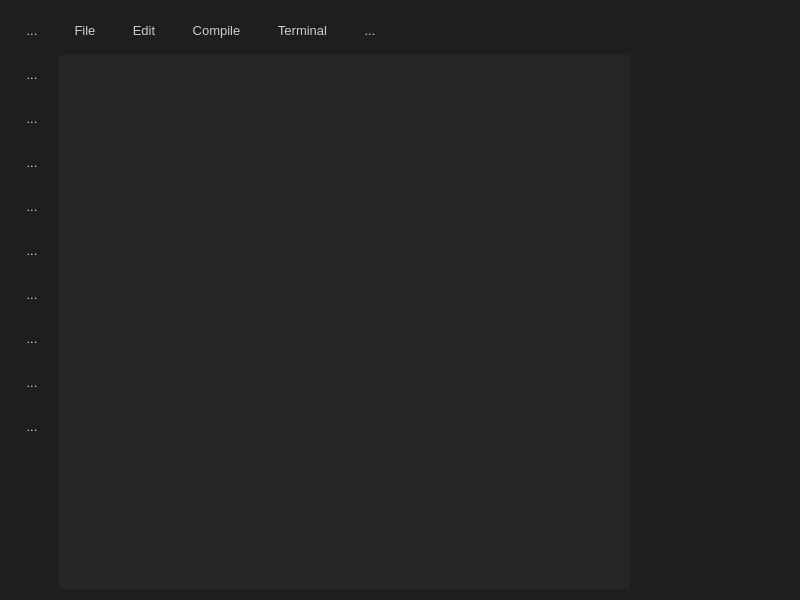
<?xml version="1.0" encoding="UTF-8"?>
<ui version="4.0">
 <class>Widget</class>
 <widget class="QWidget" name="Widget">
  <property name="enabled">
   <bool>true</bool>
  </property>
  <property name="geometry">
   <rect>
    <x>0</x>
    <y>0</y>
    <width>800</width>
    <height>600</height>
   </rect>
  </property>
  <property name="windowTitle">
   <string>Juan Studio Code</string>
  </property>
  <property name="windowIcon">
   <iconset>
    <normaloff>logoJSC.ico</normaloff>logoJSC.ico</iconset>
  </property>
  <property name="styleSheet">
   <string notr="true">/* --- ESTILOS GENERALES --- */
QWidget {
    background-color: #1e1e1e;
    color: #cccccc;
    font-family: &quot;Segoe UI&quot;, &quot;San Francisco&quot;, sans-serif;
    font-size: 13px;
}

/* --- BARRA SUPERIOR --- */
QToolButton {
    background-color: transparent;
    color: #cccccc;
    border: none;
    padding: 6px 12px;
    margin: 2px;
    border-radius: 4px;
}

QToolButton:hover {
    background-color: #3e3e42;
    color: #ffffff;
}

QToolButton::menu-indicator {
    image: none; 
}

/* --- SPLITTER --- */
QSplitter::handle {
    background-color: #1e1e1e;
}
QSplitter::handle:horizontal {
    border-left: 1px solid #252526;
    width: 2px;
}
QSplitter::handle:vertical {
    border-top: 1px solid #252526;
    height: 2px;
}
QSplitter::handle:hover {
    background-color: #007acc;
}

/* --- BARRA LATERAL (Project Explorer) --- */
QTreeView {
    background-color: #252526;
    color: #cccccc;
    border: none;
    outline: none;
}

QTreeView::item {
    padding: 4px;
    border-radius: 3px;
}

QTreeView::item:hover {
    background-color: #2a2d2e;
    color: #ffffff;
}

QTreeView::item:selected {
    background-color: #37373d;
    color: #ffffff;
}

/* --- PESTAÑAS PRINCIPALES (EDITOR) --- */
QTabWidget::pane {
    border: none;
    background-color: #1e1e1e;
}

QTabBar::tab {
    background-color: #2d2d2d;
    color: #858585;
    padding: 8px 20px;
    border: none;
    border-right: 1px solid #1e1e1e;
}

QTabBar::tab:selected {
    background-color: #1e1e1e;
    color: #ffffff;
    border-top: 2px solid #007acc;
}

QTabBar::tab:hover:!selected {
    background-color: #333333;
    color: #cccccc;
}

/* --- EDITOR DE CÓDIGO --- */
QPlainTextEdit {
    background-color: #1e1e1e;
    color: #d4d4d4;
    font-family: &quot;Consolas&quot;, &quot;Courier New&quot;, monospace;
    font-size: 14px;
    border: none;
    padding: 5px;
    selection-background-color: #264f78;
}

/* --- PANEL INFERIOR (Terminal y Análisis) --- */
QTabWidget#bottomTabs::pane {
    border: none;
    background-color: #181818;
}

QTabWidget#bottomTabs QTabBar {
    background-color: #1e1e1e;
}

QTabWidget#bottomTabs QTabBar::tab {
    background-color: #2d2d2d;
    color: #858585;
    padding: 5px 15px;
    font-size: 11px;
    border-right: 1px solid #181818;
    border-top: none;
}

QTabWidget#bottomTabs QTabBar::tab:selected {
    background-color: #181818;
    color: white;
    border-bottom: 2px solid #007acc;
}

QTabWidget#bottomTabs QPlainTextEdit {
    background-color: #181818;
    padding: 10px;
}

/* --- SCROLLBARS --- */
QScrollBar:vertical, QScrollBar:horizontal {
    border: none;
    background: transparent;
    width: 12px;
    height: 12px;
    margin: 0px;
}

QScrollBar::handle:vertical, QScrollBar::handle:horizontal {
    background: #424242;
    border-radius: 5px;
    min-height: 20px;
    min-width: 20px;
    margin: 2px;
}

QScrollBar::handle:vertical:hover, QScrollBar::handle:horizontal:hover {
    background: #4f4f4f; 
}

QScrollBar::add-line, QScrollBar::sub-line, QScrollBar::add-page, QScrollBar::sub-page {
    background: none;
    border: none;
    height: 0px;
    width: 0px;
}

/* --- ACTIVITY BAR --- */
QToolButton {
    background-color: transparent;
    border: none;
    padding: 8px;
    border-radius: 4px;
}

QToolButton:hover {
    background-color: #333333; 
}

QToolButton:checked {
    border-left: 2px solid #007acc; 
    background-color: #1e1e1e;
}
/* --- BARRA DE ESTADO DEL EDITOR (Ln, Col, UTF-8) --- */
QWidget#editorStatusBar {
    background-color: #1e1e1e; /* Mismo fondo que el editor de código */
    border-top: 1px solid #2d2d2d; /* Línea divisoria súper fina y elegante */
}

QWidget#editorStatusBar QLabel {
    color: #858585; /* Gris tenue en lugar de blanco para no distraer la vista */
    font-family: &quot;Segoe UI&quot;, &quot;San Francisco&quot;, sans-serif;
    font-size: 11px;
    padding: 2px 6px;
}

QWidget#editorStatusBar QLabel:hover {
    background-color: #2d2d2d; /* Fondo gris sutil al pasar el mouse */
    color: #cccccc; /* El texto se aclara ligeramente para dar feedback interactivo */
    border-radius: 3px;
}</string>
  </property>
  <layout class="QGridLayout" name="gridLayout_2">
   <item row="0" column="1">
    <widget class="QToolButton" name="fileButton">
     <property name="text">
      <string>File</string>
     </property>
    </widget>
   </item>
   <item row="1" column="1" colspan="8">
    <widget class="QSplitter" name="splitter">
     <property name="orientation">
      <enum>Qt::Orientation::Horizontal</enum>
     </property>
     <widget class="QTreeView" name="treeView">
      <property name="sizePolicy">
       <sizepolicy hsizetype="Preferred" vsizetype="Expanding">
        <horstretch>0</horstretch>
        <verstretch>0</verstretch>
       </sizepolicy>
      </property>
     </widget>
     <widget class="QTabWidget" name="tabWidget">
      <property name="currentIndex">
       <number>-1</number>
      </property>
     </widget>
    </widget>
   </item>
   <item row="0" column="0" rowspan="2">
    <layout class="QVBoxLayout" name="verticalLayout">
     <item>
      <widget class="QToolButton" name="newDirectoryButton">
       <property name="text">
        <string>...</string>
       </property>
      </widget>
     </item>
     <item>
      <widget class="QToolButton" name="saveAsFileButton">
       <property name="text">
        <string>...</string>
       </property>
      </widget>
     </item>
     <item>
      <widget class="QToolButton" name="saveFileButton">
       <property name="text">
        <string>...</string>
       </property>
      </widget>
     </item>
     <item>
      <widget class="QToolButton" name="lexicoButton">
       <property name="text">
        <string>...</string>
       </property>
      </widget>
     </item>
     <item>
      <widget class="QToolButton" name="sintacticoButton">
       <property name="text">
        <string>...</string>
       </property>
      </widget>
     </item>
     <item>
      <widget class="QToolButton" name="semanticoButton">
       <property name="text">
        <string>...</string>
       </property>
      </widget>
     </item>
     <item>
      <widget class="QToolButton" name="codIntButton">
       <property name="text">
        <string>...</string>
       </property>
      </widget>
     </item>
     <item>
      <widget class="QToolButton" name="tablaSimbolosButton">
       <property name="text">
        <string>...</string>
       </property>
      </widget>
     </item>
     <item>
      <widget class="QToolButton" name="runButton_">
       <property name="text">
        <string>...</string>
       </property>
      </widget>
     </item>
     <item>
      <widget class="QToolButton" name="errorButton">
       <property name="text">
        <string>...</string>
       </property>
      </widget>
     </item>
     <item>
      <spacer name="verticalSpacer">
       <property name="orientation">
        <enum>Qt::Orientation::Vertical</enum>
       </property>
       <property name="sizeHint" stdset="0">
        <size>
         <width>20</width>
         <height>40</height>
        </size>
       </property>
      </spacer>
     </item>
    </layout>
   </item>
   <item row="0" column="4">
    <widget class="QToolButton" name="terminalButton">
     <property name="text">
      <string>Terminal</string>
     </property>
    </widget>
   </item>
   <item row="0" column="5">
    <widget class="QToolButton" name="toolsButton">
     <property name="text">
      <string>...</string>
     </property>
    </widget>
   </item>
   <item row="0" column="3">
    <widget class="QToolButton" name="compileButton">
     <property name="text">
      <string>Compile</string>
     </property>
    </widget>
   </item>
   <item row="0" column="2">
    <widget class="QToolButton" name="editButton">
     <property name="text">
      <string>Edit</string>
     </property>
    </widget>
   </item>
  </layout>
 </widget>
 <resources/>
 <connections/>
</ui>
